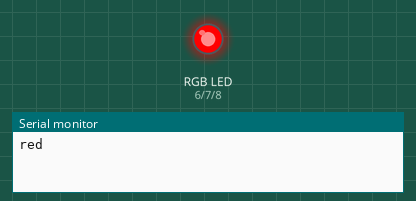
Simulated run of this sketch. Board: Arduino Uno, built with avr-gcc and run on an emulated ATmega328P. Shown: an RGB LED mixed from three pins (HIGH = lit), the last lines printed to the serial monitor.

Above: at 0.5 s.
At 1.5 s:
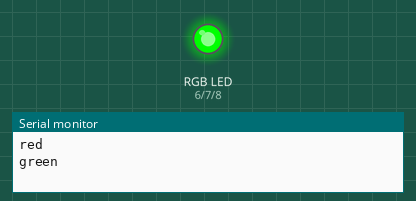
At 2.5 s:
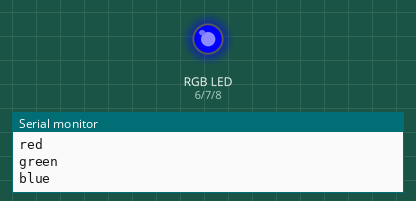
At 3.5 s:
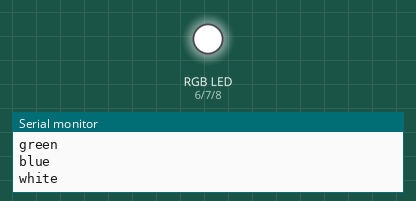
Timing chart, 0 to 5.2 s (numbered marks = the images above):
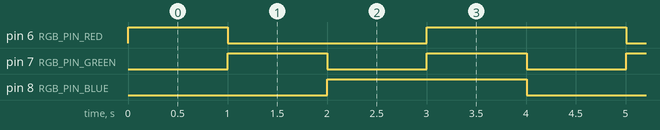

The sketch:

main.ino
```cpp
#define RGB_PIN_RED     6
#define RGB_PIN_GREEN   7
#define RGB_PIN_BLUE    8

void setup() {

    Serial.begin(57600);

    pinMode(RGB_PIN_RED, OUTPUT);
    pinMode(RGB_PIN_GREEN, OUTPUT);
    pinMode(RGB_PIN_BLUE, OUTPUT);

}

void set_rgb(bool r, bool g, bool b){
    digitalWrite(RGB_PIN_RED, r);
    digitalWrite(RGB_PIN_GREEN, g);
    digitalWrite(RGB_PIN_BLUE, b);
}

void loop() {


    Serial.println(String("red"));Serial.flush();
    set_rgb(1, 0, 0);
    delay(1000);

    Serial.println(String("green"));Serial.flush();
    set_rgb(0, 1, 0);
    delay(1000);

    Serial.println(String("blue"));Serial.flush();
    set_rgb(0, 0, 1);
    delay(1000);

    Serial.println(String("white"));Serial.flush();
    set_rgb(1, 1, 1);
    delay(1000);

}
```

Measured:
- by itself, pin 6 (RGB_PIN_RED): repeats every 4.0 s: LOW 2.0 s, HIGH 2.0 s
- by itself, pin 7 (RGB_PIN_GREEN): alternates HIGH for 1.0 s and LOW for 1.0 s
- by itself, pin 8 (RGB_PIN_BLUE): alternates HIGH for 2.0 s and LOW for 2.0 s
